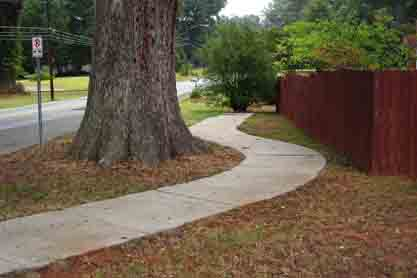
#> input picture opencv/Curved Sidewalk.jpg, 417 x 278 px; its folder holds only this picture in this run; the run also reads 1 picture not shown here
$ python drivebox_v5.py images .
#> lines starting #> are read from the running program, lines starting #| are printed output that depends on the picture; after the words box and inside, x2 and y2 are one past the last pixel; in counts of white or black regions, pixels touching at a corner belong together; long printed decimals are rounded
#!/usr/bin/env python
# -*- coding: utf-8 -*-
#Created by Chukwunyere Igbokwe on December 20, 2016 by 1:06 PM

# !/usr/bin/env python3.5
"""
importing some useful packages
"""

import argparse
import os
from os import listdir
from os.path import isfile, join

import matplotlib.pyplot as plt
import matplotlib.image as mpimg

from moviepy.editor import VideoFileClip
from IPython.display import HTML

import numpy as np
import cv2


def load_image(image_path):
    """ pass for now """
    # return (mpimg.imread(image_path)*255).astype('uint8')
    return mpimg.imread(image_path)


def save_plot(dir_name, name, img):
    """ save plot to current directory """
    cv2.imwrite(join(dir_name, name), img)


def grayscale(img):
    """Applies the Grayscale transform
    This will return an image with only one color channel
    but NOTE: to see the returned image as grayscale
    you should call plt.imshow(gray, cmap='gray')"""
    return cv2.cvtColor(img, cv2.COLOR_BGR2GRAY)


def gaussian_noise(img, kernel_size):
    """ Applies a Gaussian Noise kernel """
    return cv2.GaussianBlur(img, (kernel_size, kernel_size), 0)


def canny(img, low_threshold, high_threshold):
    """ Applies the Canny transform """
    return cv2.Canny(img, low_threshold, high_threshold)


def region_of_interest(img, vertices):
    """
    Applies an image mask.

    Only keeps the region of the image defined by the polygon
    formed from `vertices`. The rest of the image is set to black.
    """
    # defining a blank mask to start with
    mask = np.zeros_like(img)

    # defining a 3 channel or 1 channel color to fill the mask with depending on the input image
    if len(img.shape) > 2:
        channel_count = img.shape[2]  # i.e. 3 or 4 depending on your image
        ignore_mask_color = (255,) * channel_count
    else:
        ignore_mask_color = (255,)

    # filling pixels inside the polygon defined by "vertices" with the fill color
    cv2.fillPoly(mask, vertices, ignore_mask_color)

    # returning the image only where mask pixels are nonzero
    masked_image = cv2.bitwise_and(img, mask)
    return masked_image


def draw_lines(img, lines, color=[255, 0, 0], thickness=4):
    """
    NOTE: this is the function you might want to use as a starting point once you want to
    average/extrapolate the line segments you detect to map out the full
    extent of the lane (going from the result shown in raw-lines-example.mp4
    to that shown in P1_example.mp4).

    Think about things like separating line segments by their
    slope ((y2-y1)/(x2-x1)) to decide which segments are part of the left
    line vs. the right line.  Then, you can average the position of each of
    the lines and extrapolate to the top and bottom of the lane.

    This function draws `lines` with `color` and `thickness`.
    Lines are drawn on the image inplace (mutates the image).
    If you want to make the lines semi-transparent, think about combining
    this function with the weighted_img() function below
    """
    global i
    right_slope = []
    left_slope = []

    left_lines = []
    right_lines = []

    for line in lines:
        for x1, y1, x2, y2 in line:
            m = ((y1 - y2) / (x1 - x2))  # slope
            print(m, i)
            if m <= -0.2:
                left_slope.append(m)
                left_lines.append((x1, y1))
            elif m >= 0.2 and m <= 0.88:
                right_slope.append(m)
                right_lines.append((x2, y2))

    # average left and right slopes
    right_slope = sorted(right_slope)[int(len(right_slope) / 2)]
    try:
        left_slope = sorted(left_slope)[int(len(left_slope) / 2)]
    except:
        print(len(left_slope))

    start_left_y = sorted([line[1] for line in left_lines])[int(len(left_lines) / 2)]
    start_left_x = [line[0] for line in left_lines if line[1] == start_left_y][0]

    start_right_y = sorted([line[1] for line in right_lines])[int(len(right_lines) / 2)]
    start_right_x = [line[0] for line in right_lines if line[1] == start_right_y][0]

    # [8 lines of commented-out code are left out]
    end_left_x = int((img.shape[1] - start_left_y) / left_slope) + start_left_x
    end_right_x = int((img.shape[1] - start_right_y) / right_slope) + start_right_x

    cv2.line(img, (start_left_x, start_left_y), (end_left_x, img.shape[1]), color, thickness)
    cv2.line(img, (start_right_x, start_right_y), (end_right_x, img.shape[1]), color, thickness)


def hough_lines(img, rho, theta, threshold, min_line_len, max_line_gap):
    """
    `img` should be the output of a Canny transform.

    Returns an image with hough lines drawn.
    """
    lines = cv2.HoughLinesP(img, rho, theta, threshold,
                            np.array([]), minLineLength=min_line_len, maxLineGap=max_line_gap)
    line_img = np.zeros(img.shape, dtype=np.uint8)
    draw_lines(line_img, lines)
    # for line in lines:
    #    for x1, y1, x2, y2 in line:
    #        cv2.line(line_img, (x1, y1), (x2, y2), [255,0,0], 2)
    return line_img


def weighted_img(img, initial_img, alpha=0.7, beta=0.5, upsilon=0.3):
    """
    Python 3 has support for cool math symbols.
    `img` is the output of the hough_lines(), An image with lines drawn on it
    Should be a blank image (all black) with lines drawn on it.

    `initial_img` should be the image before any processing.

    The result image is computed as follows:

    initial_img * alpha + img * beta + upsilon
    NOTE: initial_img and img must be the same shape!
    """
    return cv2.addWeighted(initial_img, alpha, img, beta, upsilon)


def parse_args():
    """ pass me """
    parser = argparse.ArgumentParser()
    parser.add_argument('test_on',
                        choices=('images', 'videos',),
                        help='Is this an image or a video test?')
    parser.add_argument('dir_path',
                        help='Path to directory containing images / videos')
    return parser.parse_args()


def get_files(dir_path):
    """ ok """
    return [f for f in listdir(dir_path) if isfile(join(dir_path, f))]


i = 0


def process_image(img):
    global i
    i += 1
    initial_image = np.copy(img)
    dir_name = "output_images-1"
    gray_img = grayscale(img)
    blur_gray = gaussian_noise(gray_img, 3)

    edges = canny(blur_gray, 40, 70)  # 31
    save_plot("output_images-1", str(i) + "_canny.jpg", edges)

    imshape = img.shape

    vertices = np.array([[(105, .888 * imshape[0]), (.333 * imshape[1], .708 * imshape[0]),
                          (.528 * imshape[1], .597 * imshape[0]), (imshape[1], .805 * imshape[0])]], dtype=np.int32)
    masked_edges = region_of_interest(edges, vertices)
    save_plot(dir_name, str(i) + "_roi.jpg", masked_edges)

    lines = hough_lines(masked_edges, 1, np.pi / 180, 25, 10, 10)

    save_plot(dir_name, str(i) + "_line.jpg", lines)
    save_plot(dir_name, str(i) + "_hough.jpg", lines)

    zeros = np.zeros_like(lines)
    lines = np.dstack((lines, zeros, zeros))
    final_img = weighted_img(lines, initial_image)
    save_plot("output_images-1", str(i) + "_final.jpg", final_img)
    # final_img = cv2.cvtColor(final_img, cv2.COLOR_BGR2RGB)
    return final_img


def process_images(name, img):
    """
    # 1: grayscale the image
    # 2: define edges
    # 3: Hough transform
    # 4: Apply ROI
    """
    final_img = process_image(img)


def process_video(name):
    """ ok """
    _output = 'final_' + name
    clip1 = VideoFileClip(name)
    white_clip = clip1.fl_image(process_image)  # NOTE: this function expects color images!!
    white_clip.write_videofile(_output, audio=False)


def main():
    """ pass """
    args = parse_args()
    if args.test_on == 'images':
        images = get_files(args.dir_path)
        for name in images:
            if name.startswith("."): continue
            print("processing", name)
            img = load_image('{}/{}'.format(args.dir_path, name))
#> in load_image, returned value is the input picture: shape (278, 417, 3); mean R, G, B 104, 91.7, 72.2
            process_image(img)
#> in grayscale, `return cv2.cvtColor(img, cv2.COLOR_BGR2GRAY)`:
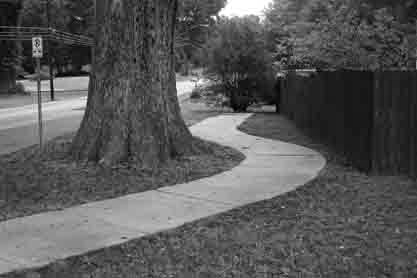
#> returned value: shape (278, 417); min 1, max 255, mean 87.3
#> in canny, `return cv2.Canny(img, low_threshold, high_threshold)`:
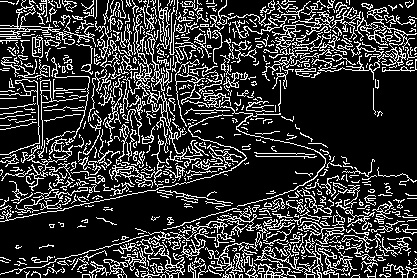
#> returned value: shape (278, 417); 21% white in thin lines or dots
#> in region_of_interest, `cv2.fillPoly(mask, vertices, ignore_mask_color)`:
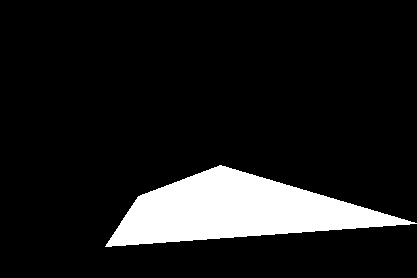
#> mask: shape (278, 417); 11.3% white; 1 white region, box (x1, y1, x2, y2) and area: (105, 165, 417, 247) 13133
#> in region_of_interest, `masked_image = cv2.bitwise_and(img, mask)`:
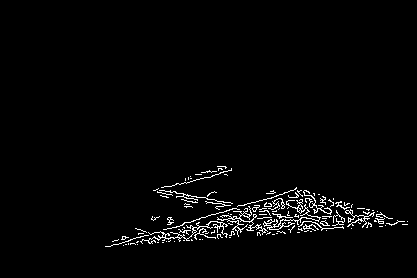
#> masked_image: shape (278, 417); 2.2% white in thin lines or dots, all inside (x1, y1, x2, y2) = (105, 166, 408, 247)
#> in hough_lines, `lines = cv2.HoughLinesP(img, rho, theta, threshold, np.array([]), minL..`: lines = 66 rows, first 6: [142, 239, 344, 203], [209, 237, 226, 236], [157, 189, 275, 211], [268, 220, 331, 210], [137, 241, 300, 221], [259, 206, 352, 212]
#> the loop in draw_lines, `for line in lines:` made 66 passes
#> line on passes 1 to 12: [[142, 239, 344, 203]], [[209, 237, 226, 236]], [[157, 189, 275, 211]], [[268, 220, 331, 210]], [[137, 241, 300, 221]], [[259, 206, 352, 212]], [[257, 235, 285, 233]], [[333, 218, 381, 213]], [[181, 199, 206, 203]], [[113, 244, 204, 235]], [[259, 230, 280, 228]], [[149, 243, 200, 239]]
#| -0.1782 1
#| -0.05882 1
#| 0.1864 1
#| -0.1587 1
#| -0.1227 1
#| 0.06452 1
#| -0.07143 1
#| -0.1042 1
#> (further printed lines are left out)
#> after the loop in draw_lines, `for line in lines:`: left_lines = [(108, 246), (208, 223), (201, 217), (217, 217), (169, 186), (217, 219), (282, 199)]; left_slope = [-0.305, -0.292, -0.211, -0.303, -0.258, -0.283, -0.273]; right_lines = [(402, 221), (346, 207), (360, 208), (384, 215)]; right_slope = [0.227, 0.22, 0.304, 0.303]
#> in draw_lines, `right_slope = sorted(right_slope)[int(len(right_slope) / 2)]`: right_slope = 0.303
#> in draw_lines, `left_slope = sorted(left_slope)[int(len(left_slope) / 2)]`: left_slope = -0.283
#> in draw_lines, `start_left_y = sorted([line[1] for line in left_lines])[int(len(left_l..`: start_left_y = 217
#> in draw_lines, `start_left_x = [line[0] for line in left_lines if line[1] == start_lef..`: start_left_x = 201
#> in draw_lines, `start_right_y = sorted([line[1] for line in right_lines])[int(len(righ..`: start_right_y = 215
#> in draw_lines, `start_right_x = [line[0] for line in right_lines if line[1] == start_r..`: start_right_x = 384
#> in draw_lines, `end_left_x = int((img.shape[1] - start_left_y) / left_slope) + start_l..`: end_left_x = -506
#> in draw_lines, `end_right_x = int((img.shape[1] - start_right_y) / right_slope) + star..`: end_right_x = 1049
#> in draw_lines, `cv2.line(img, (start_left_x, start_left_y), (end_left_x, img.shape[1])..`:
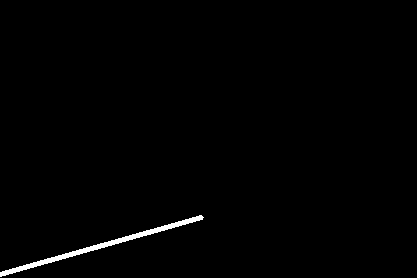
#> img: shape (278, 417); 0.9% white; 1 white region, box (x1, y1, x2, y2) and area: (0, 215, 204, 277) 1046
#> in draw_lines, `cv2.line(img, (start_right_x, start_right_y), (end_right_x, img.shape[..`:
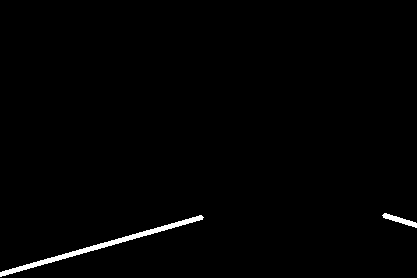
#> img: shape (278, 417); 1.1% white; 2 white regions, box (x1, y1, x2, y2) and area: (0, 215, 204, 277) 1046, (382, 213, 417, 228) 183
#> in weighted_img, `return cv2.addWeighted(initial_img, alpha, img, beta, upsilon)`:
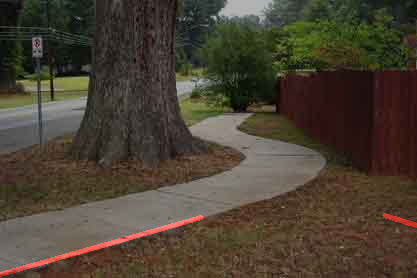
#> returned value: shape (278, 417, 3); mean of channels 0, 1, 2 74.4, 64.5, 50.9; drawn as R, G, B
    else:
        videos = list(get_files(args.dir_path))
        os.chdir(args.dir_path)
        for name in videos:
            if name.startswith(".") or 'mp4' not in name: continue
            process_video(name)


if __name__ == '__main__':
#> (the run stopped early here; a loop or call above may not have finished)
